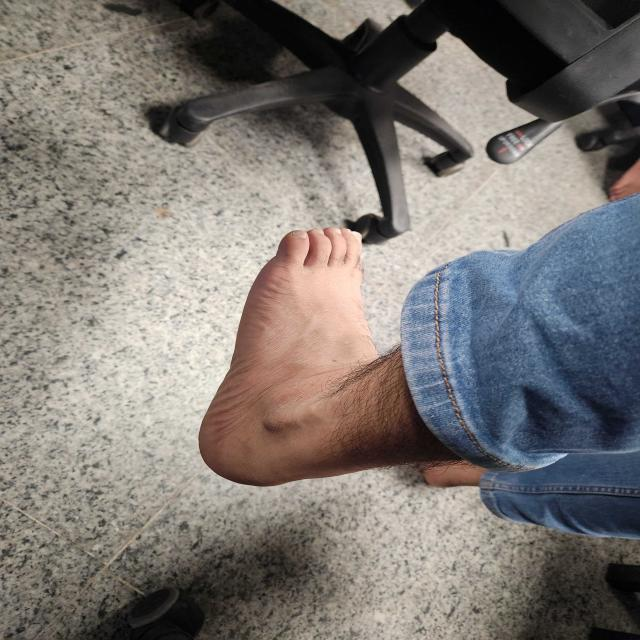
#> input picture test_images/1000000866_jpg.rf.e87e7fb38387cb055dc33954f20a90fc.jpg, 640 x 640 px
$ python -i calibration.py   (imports and definitions only)
#> lines starting #> are read from the running program, lines starting #| are printed output that depends on the picture; after the words box and inside, x2 and y2 are one past the last pixel; in counts of white or black regions, pixels touching at a corner belong together
#> further down, picture is the input picture: shape (640, 640, 3); mean B, G, R 115.6, 119.7, 124.7
"""Reference object calibration module.

Detects reference objects (e.g. standard ISO/IEC 7810 ID-1 cards or A4 paper),
computes perspective homography transforms, and calculates pixels-per-millimeter (PPM).
"""

from dataclasses import dataclass
from typing import Optional, Tuple, List, Union
import cv2
import numpy as np

# Standard dimensions in millimeters
STANDARD_CARD_WIDTH_MM = 85.60
STANDARD_CARD_HEIGHT_MM = 53.98
STANDARD_CARD_ASPECT_RATIO = STANDARD_CARD_WIDTH_MM / STANDARD_CARD_HEIGHT_MM  # ~1.5858

A4_WIDTH_MM = 297.0
A4_HEIGHT_MM = 210.0
A4_ASPECT_RATIO = A4_WIDTH_MM / A4_HEIGHT_MM  # ~1.4142

@dataclass
class CalibrationData:
    """Contains calibration scale, homography transform, and quality metrics."""
    pixels_per_mm: float
    reference_object: str
    reference_dims_mm: Tuple[float, float]     # (width_mm, height_mm)
    card_corners: Optional[np.ndarray]         # 4 ordered corners [[x,y],...]
    homography_matrix: Optional[np.ndarray]    # 3x3 matrix mapping image coords -> mm coords
    is_perspective_corrected: bool
    calibration_quality: str                   # 'High', 'Moderate', 'Low', 'Failed'
    quality_notes: str


class ReferenceCardCalibrator:
    """Calibrates 2D planar measurements using a standard reference card or document."""

    def __init__(
        self,
        card_width_mm: float = STANDARD_CARD_WIDTH_MM,
        card_height_mm: float = STANDARD_CARD_HEIGHT_MM,
        aspect_ratio_tolerance: float = 0.35
    ):
        self.card_width_mm = card_width_mm
        self.card_height_mm = card_height_mm
        self.target_aspect_ratio = max(card_width_mm, card_height_mm) / min(card_width_mm, card_height_mm)
        self.aspect_ratio_tolerance = aspect_ratio_tolerance

    @staticmethod
    def order_corners(pts: np.ndarray) -> np.ndarray:
        """Orders 4 points as: [top-left, top-right, bottom-right, bottom-left]."""
        pts = pts.reshape(4, 2).astype(np.float32)
        rect = np.zeros((4, 2), dtype=np.float32)

        # Top-left has smallest sum (x + y), bottom-right has largest sum
        s = pts.sum(axis=1)
        rect[0] = pts[np.argmin(s)]
        rect[2] = pts[np.argmax(s)]

        # Top-right has smallest difference (y - x), bottom-left has largest difference
        diff = np.diff(pts, axis=1)
        rect[1] = pts[np.argmin(diff)]
        rect[3] = pts[np.argmax(diff)]

        return rect

    def auto_detect_card(
        self,
        image_bgr: np.ndarray,
        exclusion_mask: Optional[np.ndarray] = None
    ) -> Optional[np.ndarray]:
        """Robustly detects a rectangular reference card (or A4 paper) in the image.

        Uses multi-strategy edge and threshold extraction, verifies 4 convex corners,
        enforces ~90 degree internal angles, matches target aspect ratio, and strictly
        rejects any candidate that overlaps with the foot mask.

        Args:
            image_bgr: Input color image.
            exclusion_mask: Foot binary mask (0 or 255) to strictly exclude.

        Returns:
            Ordered 4x2 array of corner points [TL, TR, BR, BL], or None if not found.
        """
        h, w = image_bgr.shape[:2]
        img_area = h * w
        min_card_area = img_area * 0.008   # At least 0.8% of image
        max_card_area = img_area * 0.45    # At most 45% of image

        gray = cv2.cvtColor(image_bgr, cv2.COLOR_BGR2GRAY)
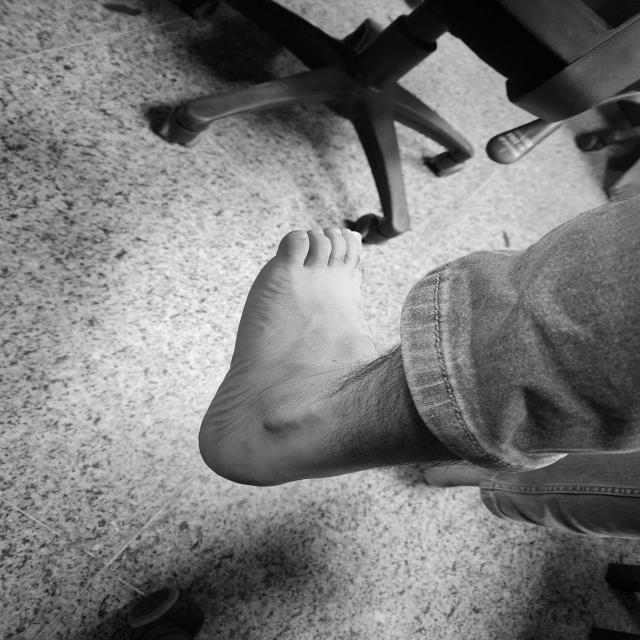
#> gray: shape (640, 640); min 0, max 253, mean 120.8
        blurred = cv2.GaussianBlur(gray, (5, 5), 0)

        # Multi-strategy binary edge maps
        binary_maps = []

        # Strategy 1: Adaptive Thresholding (great for varying floor lighting)
        th_adapt1 = cv2.adaptiveThreshold(
            blurred, 255, cv2.ADAPTIVE_THRESH_GAUSSIAN_C, cv2.THRESH_BINARY, 21, 4
        )
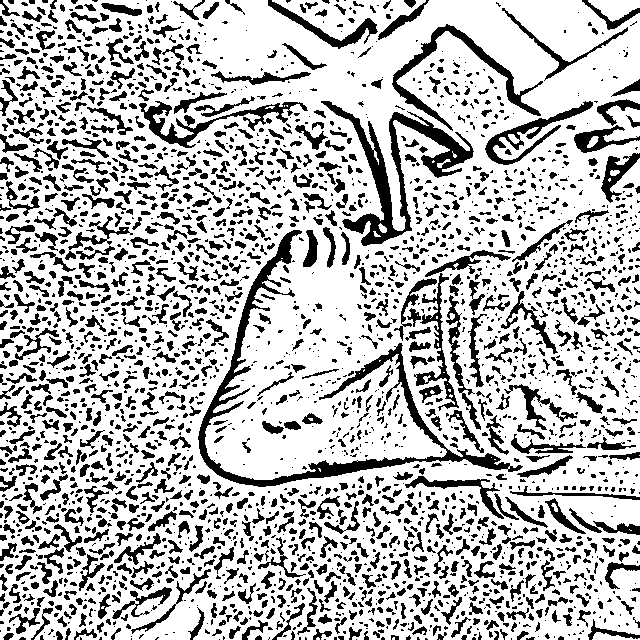
#> th_adapt1: shape (640, 640); 73.1% white; 2793 black regions (1561 under 20 px), largest, box (x1, y1, x2, y2) and area: (198, 230, 523, 487) 6402, (321, 101, 474, 246) 4676, (392, 24, 543, 131) 2086
        binary_maps.append(th_adapt1)
        binary_maps.append(cv2.bitwise_not(th_adapt1))

        # Strategy 2: Multi-scale Canny edge detection with closing
        for low, high in [(30, 100), (50, 150), (80, 200)]:
            edges = cv2.Canny(blurred, low, high)
            kernel = cv2.getStructuringElement(cv2.MORPH_RECT, (3, 3))
            dilated = cv2.dilate(edges, kernel, iterations=1)
            binary_maps.append(dilated)
#> this loop made 3 passes
#> pass 1, in auto_detect_card, `edges = cv2.Canny(blurred, low, high)`:
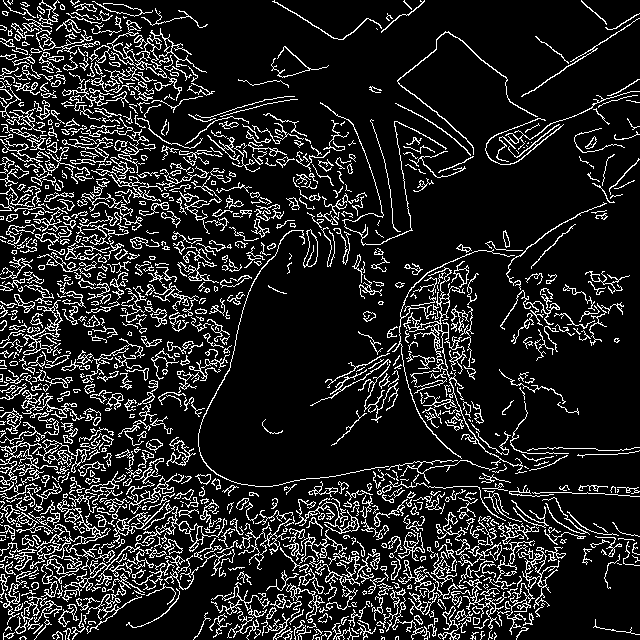
#> edges: shape (640, 640); 14.2% white in thin lines or dots
#> pass 1, in auto_detect_card, `dilated = cv2.dilate(edges, kernel, iterations=1)`:
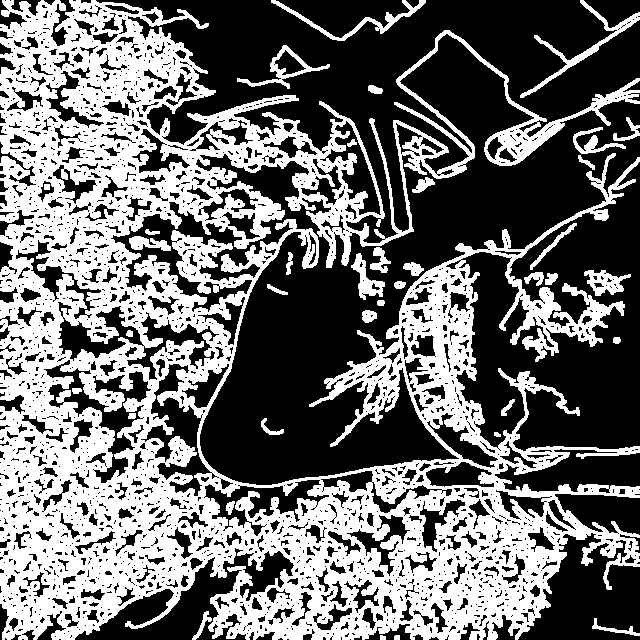
#> dilated: shape (640, 640); 43.2% white; 37 white regions, largest, box (x1, y1, x2, y2) and area: (0, 0, 640, 640) 169014, (520, 0, 640, 98) 1153, (271, 0, 426, 41) 904
#> after the loop:
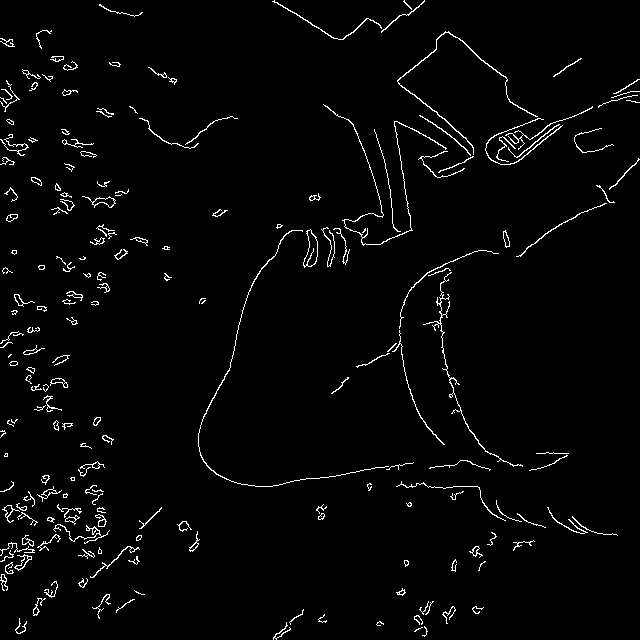
#> edges: shape (640, 640); 2.5% white in thin lines or dots
#> after the loop, binary_maps = 5 items

        # Strategy 3: Otsu threshold on saturation channel (cards often have distinct saturation)
        hsv = cv2.cvtColor(image_bgr, cv2.COLOR_BGR2HSV)
#> hsv: shape (640, 640, 3); mean H, S, V 32.5, 44.8, 131
        sat = hsv[:, :, 1]
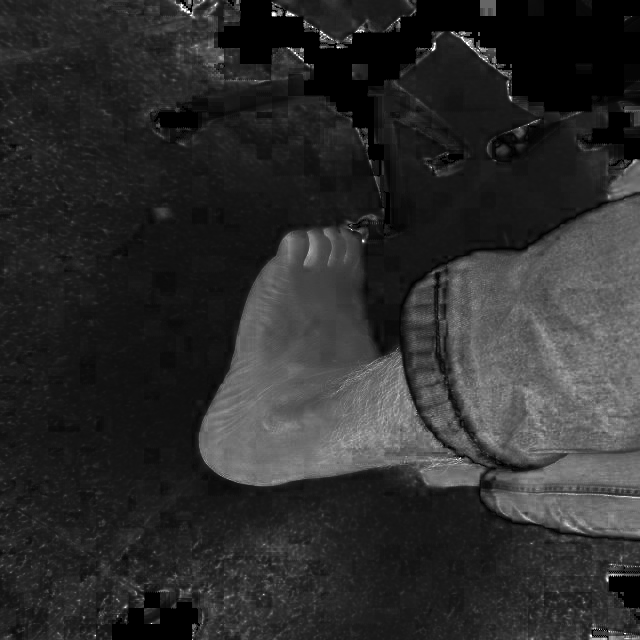
#> sat: shape (640, 640); min 0, max 255, mean 44.8
        _, th_sat = cv2.threshold(sat, 0, 255, cv2.THRESH_BINARY + cv2.THRESH_OTSU)
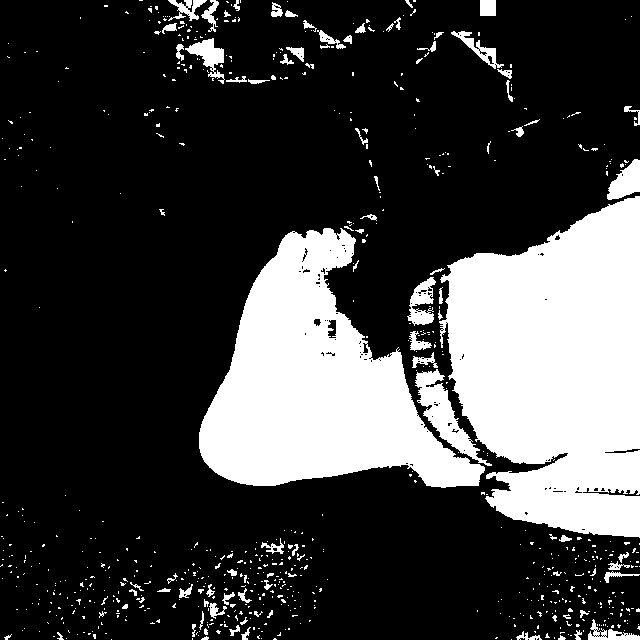
#> th_sat: shape (640, 640); 24.8% white; 732 white regions (639 under 20 px), largest, box (x1, y1, x2, y2) and area: (439, 196, 640, 538) 50486, (199, 228, 485, 488) 38009, (415, 369, 492, 466) 2154
        binary_maps.append(th_sat)

        candidates = []

        for b_map in binary_maps:
            contours, _ = cv2.findContours(b_map, cv2.RETR_TREE, cv2.CHAIN_APPROX_SIMPLE)
            for cnt in contours:
                area = cv2.contourArea(cnt)
                if area < min_card_area or area > max_card_area:
                    continue

                perimeter = cv2.arcLength(cnt, True)
                if perimeter == 0:
                    continue

                # Test multiple epsilon values to find clean 4-corner polygon
                for eps_factor in [0.02, 0.03, 0.04]:
                    approx = cv2.approxPolyDP(cnt, eps_factor * perimeter, True)

                    if len(approx) == 4 and cv2.isContourConvex(approx):
                        pts = approx.reshape(4, 2).astype(np.float32)
                        ordered = self.order_corners(pts)
                        tl, tr, br, bl = ordered

                        # 1. Overlap Check: Reject candidate if it overlaps with foot
                        if exclusion_mask is not None:
                            card_mask = np.zeros((h, w), dtype=np.uint8)
                            cv2.fillPoly(card_mask, [ordered.astype(np.int32)], 255)
                            foot_overlap = np.sum((card_mask > 0) & (exclusion_mask > 0))
                            if foot_overlap / max(1, area) > 0.05:
                                continue

                        # 2. Side length analysis
                        w_top = np.linalg.norm(tr - tl)
                        w_bottom = np.linalg.norm(br - bl)
                        h_left = np.linalg.norm(bl - tl)
                        h_right = np.linalg.norm(br - tr)

                        avg_w = (w_top + w_bottom) / 2.0
                        avg_h = (h_left + h_right) / 2.0
                        if avg_w == 0 or avg_h == 0:
                            continue

                        # Opposing edge parallelism check (card shouldn't be excessively trapezoidal)
                        w_diff = abs(w_top - w_bottom) / max(w_top, w_bottom)
                        h_diff = abs(h_left - h_right) / max(h_left, h_right)
                        if w_diff > 0.35 or h_diff > 0.35:
                            continue

                        # 3. Aspect ratio check
                        observed_ratio = max(avg_w, avg_h) / min(avg_w, avg_h)
                        ratio_diff = abs(observed_ratio - self.target_aspect_ratio)
                        if ratio_diff > self.aspect_ratio_tolerance:
                            continue

                        # 4. Angle check: All 4 internal angles must be roughly perpendicular (~90 deg)
                        edges = [tr - tl, br - tr, bl - br, tl - bl]
                        angles = []
                        valid_angles = True
                        for i in range(4):
                            v1 = edges[i]
                            v2 = -edges[(i + 3) % 4]
                            cos_angle = np.dot(v1, v2) / (np.linalg.norm(v1) * np.linalg.norm(v2) + 1e-6)
                            angle_deg = np.degrees(np.arccos(np.clip(cos_angle, -1.0, 1.0)))
                            if angle_deg < 65.0 or angle_deg > 115.0:
                                valid_angles = False
                                break
                            angles.append(abs(angle_deg - 90.0))

                        if not valid_angles:
                            continue

                        # 5. Rectangularity / solidity check
                        rect = cv2.minAreaRect(cnt)
                        box_area = rect[1][0] * rect[1][1]
                        solidity = area / max(1.0, box_area)
                        if solidity < 0.82:
                            continue

                        # Composite score: lower is better (ratio difference + angle deviations - size reward)
                        angle_penalty = np.mean(angles) / 10.0
                        score = ratio_diff * 2.0 + angle_penalty + (w_diff + h_diff)
                        candidates.append((score, area, ordered))
#> this loop made 6 passes
#> after the loop, candidates = []

        if not candidates:
            return None

        # Sort by best score (lowest deviation from ideal geometry)
        candidates.sort(key=lambda c: c[0])
        return candidates[0][2]

    # [146 lines left out: functions calibrate_from_corners, calibrate, transform_points, draw_calibration, not called in this run]

>>> import cv2
>>> picture = cv2.imread('../test_images/1000000866_jpg.rf.e87e7fb38387cb055dc33954f20a90fc.jpg')
>>> result = ReferenceCardCalibrator().auto_detect_card(picture)

$ run again, on test_images/1000000871_jpg.rf.c7f03f3e2d2a871ba14112eb26b52bcf.jpg
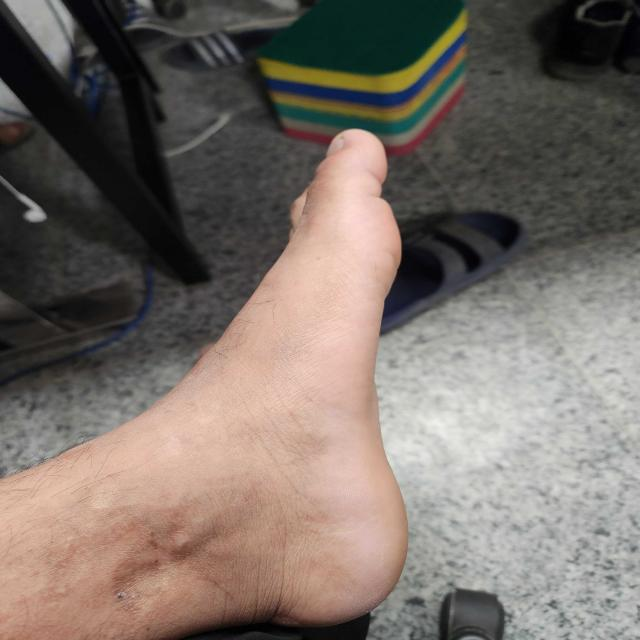
#> input picture test_images/1000000871_jpg.rf.c7f03f3e2d2a871ba14112eb26b52bcf.jpg, 640 x 640 px
#> picture is the input picture: shape (640, 640, 3); mean B, G, R 104.3, 111.3, 121.1
#> th_adapt1: shape (640, 640); 83.4% white; 1726 black regions (1079 under 20 px), largest, box (x1, y1, x2, y2) and area: (195, 10, 476, 344) 10425, (145, 342, 427, 640) 3324, (260, 0, 464, 76) 1546
#> after the loop in auto_detect_card, `for low, high in [(30, 100), (50, 150), (80, 200)]:`:
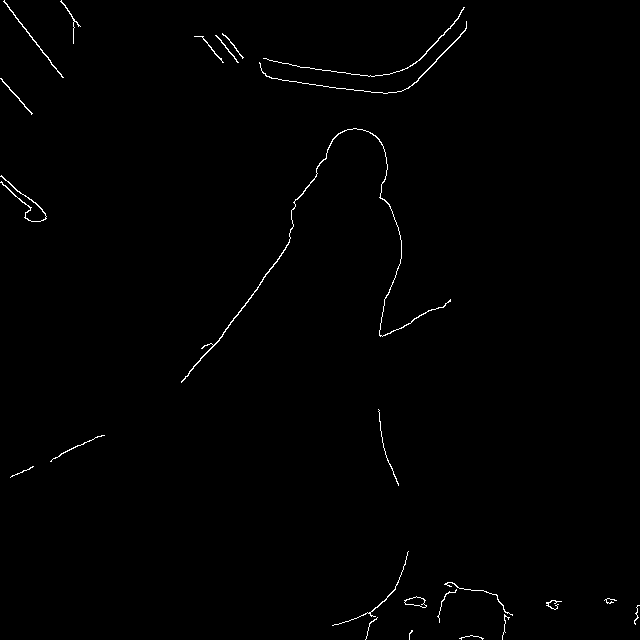
#> edges: shape (640, 640); 0.66% white in thin lines or dots
#> after the loop in auto_detect_card, `for low, high in [(30, 100), (50, 150), (80, 200)]:`: binary_maps = 5 items
#> hsv: shape (640, 640, 3); mean H, S, V 32, 41.3, 123.3
#> in auto_detect_card, `_, th_sat = cv2.threshold(sat, 0, 255, cv2.THRESH_BINARY + cv2.THRESH_..`:
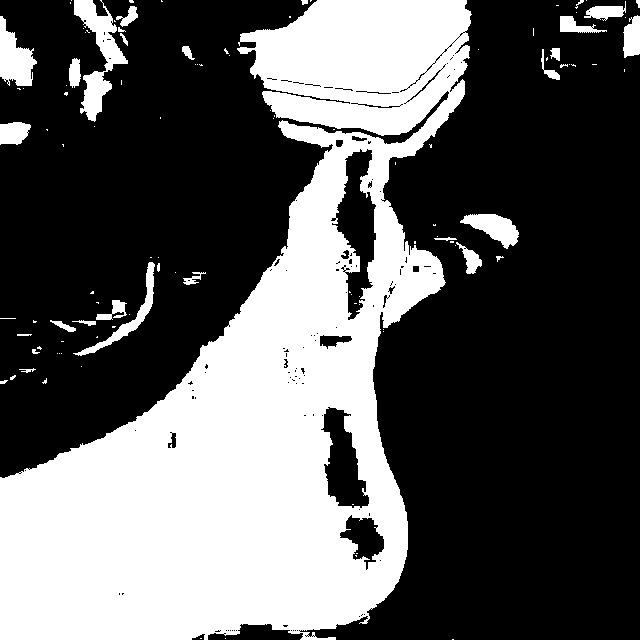
#> th_sat: shape (640, 640); 36.4% white; 109 white regions (78 under 20 px), largest, box (x1, y1, x2, y2) and area: (0, 0, 472, 640) 138619, (74, 0, 128, 122) 2401, (0, 16, 37, 86) 1488
#> the loop in auto_detect_card, `for b_map in binary_maps:` made 6 passes
#> after the loop in auto_detect_card, `for b_map in binary_maps:`: candidates = []

$ run again, on test_images/1000000892_jpg.rf.2ce586487b2aa8979fb38feb5925e9ec.jpg
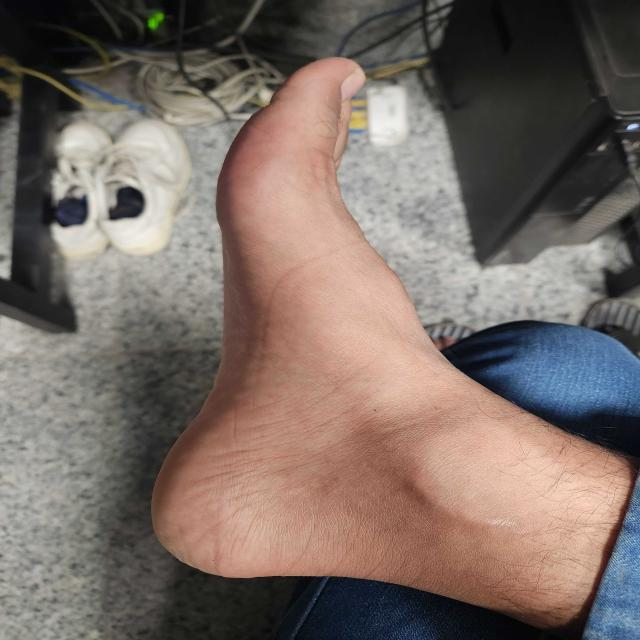
#> input picture test_images/1000000892_jpg.rf.2ce586487b2aa8979fb38feb5925e9ec.jpg, 640 x 640 px
#> picture is the input picture: shape (640, 640, 3); mean B, G, R 101.8, 108.4, 121.6
#> th_adapt1: shape (640, 640); 82% white; 1795 black regions (1177 under 20 px), largest, box (x1, y1, x2, y2) and area: (216, 0, 458, 334) 6600, (153, 457, 640, 640) 4539, (422, 252, 640, 457) 4497
#> after the loop in auto_detect_card, `for low, high in [(30, 100), (50, 150), (80, 200)]:`:
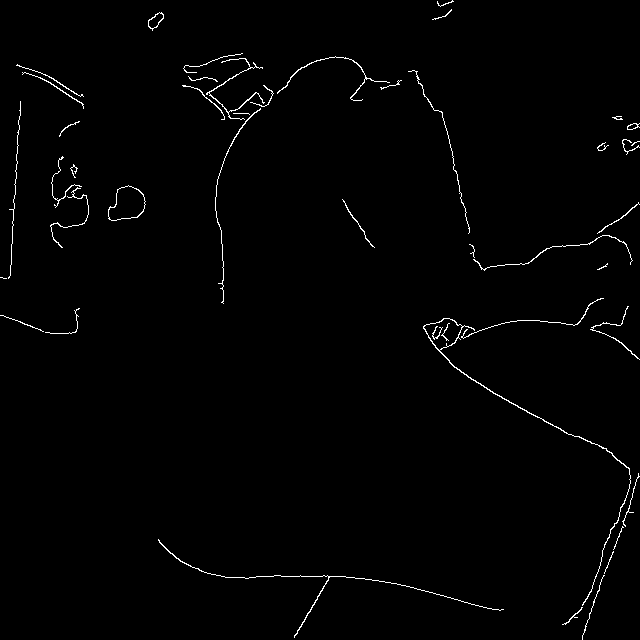
#> edges: shape (640, 640); 1.1% white in thin lines or dots
#> after the loop in auto_detect_card, `for low, high in [(30, 100), (50, 150), (80, 200)]:`: binary_maps = 5 items
#> hsv: shape (640, 640, 3); mean H, S, V 28.5, 51.2, 125.5
#> in auto_detect_card, `_, th_sat = cv2.threshold(sat, 0, 255, cv2.THRESH_BINARY + cv2.THRESH_..`:
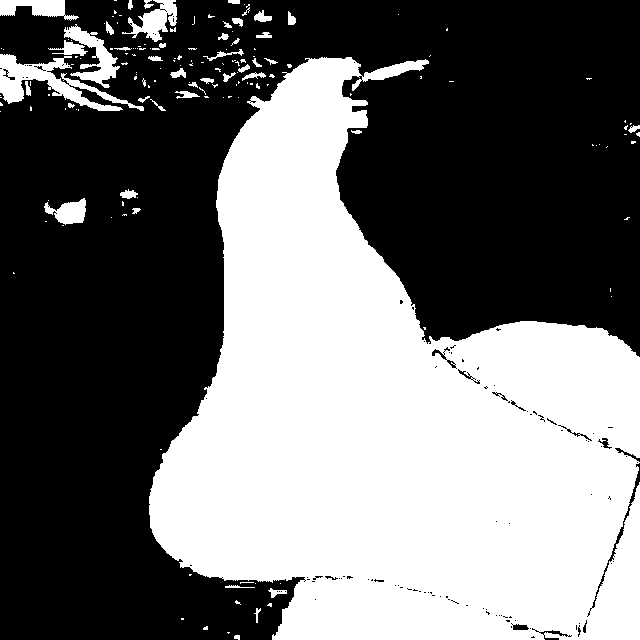
#> th_sat: shape (640, 640); 43.9% white; 163 white regions (118 under 20 px), largest, box (x1, y1, x2, y2) and area: (149, 57, 640, 640) 170382, (0, 54, 144, 111) 2680, (64, 24, 120, 88) 1281
#> the loop in auto_detect_card, `for b_map in binary_maps:` made 6 passes
#> after the loop in auto_detect_card, `for b_map in binary_maps:`: candidates = []
